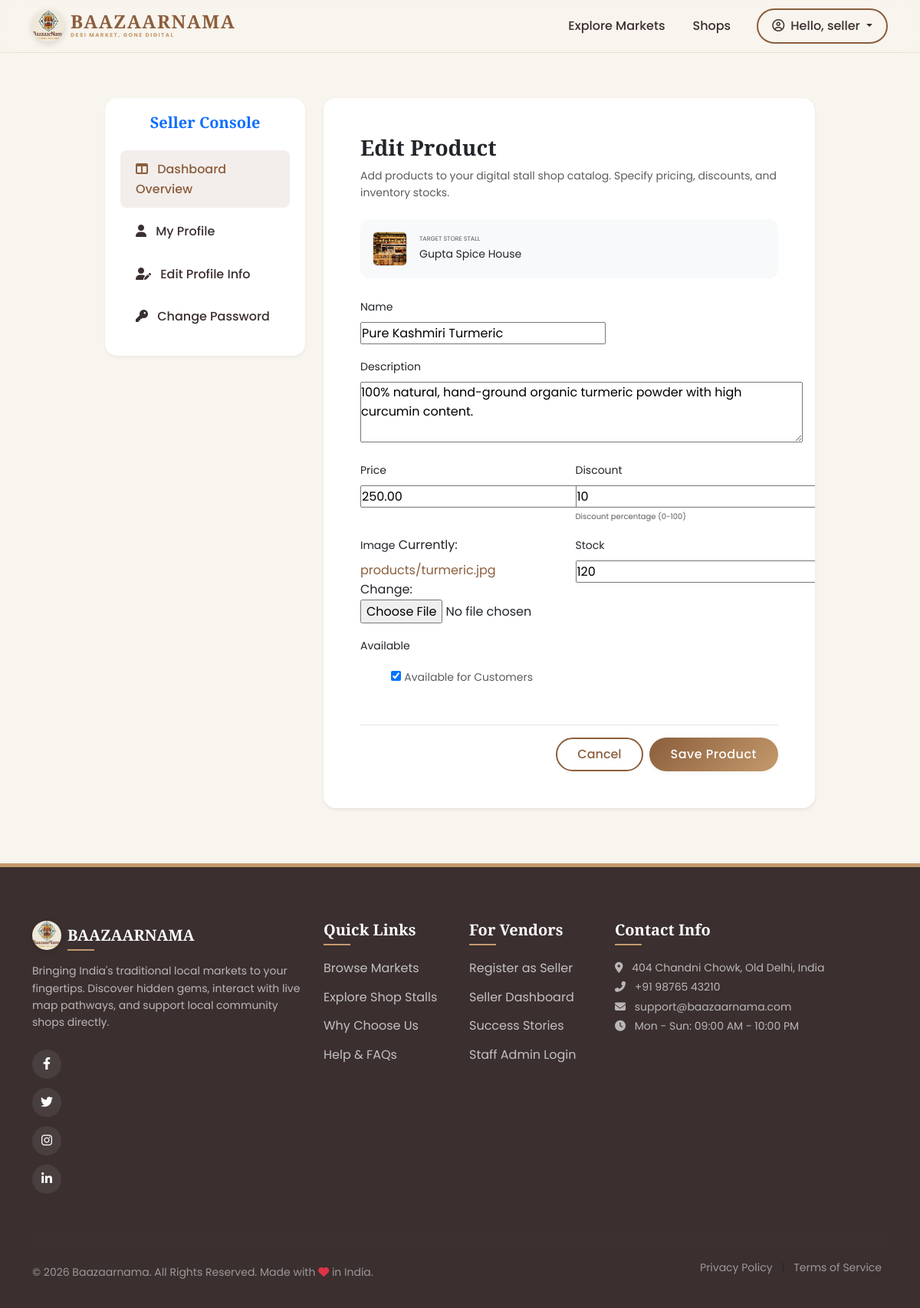
Screenshot of /product/1/edit/ (signed in) with the database file from the repository.
### bazaar/models.py (models this page shows, shortened)
class Shop(models.Model):
    name = models.CharField(max_length=100)
    owner = models.ForeignKey(User, on_delete=models.CASCADE, related_name='shops')
    market = models.ForeignKey(Market, on_delete=models.CASCADE, related_name='shops')
    category = models.ForeignKey(Category, on_delete=models.SET_NULL, null=True, related_name='shops')
    description = models.TextField(blank=True)
    phone = models.CharField(max_length=15, blank=True)
    email = models.EmailField(blank=True)
    address = models.TextField(blank=True)
    opening_time = models.TimeField(null=True, blank=True)
    closing_time = models.TimeField(null=True, blank=True)
    google_map_link = models.URLField(max_length=500, blank=True)
    shop_image = models.ImageField(upload_to='shops/', default='shops/default.jpg')
    verified_shop = models.BooleanField(default=False)
    map_x = models.IntegerField(default=1, help_text="Virtual map horizontal coordinate (1-10)")
    map_y = models.IntegerField(default=1, help_text="Virtual map vertical coordinate (1-10)")

class Product(models.Model):
    shop = models.ForeignKey(Shop, on_delete=models.CASCADE, related_name='products')
    name = models.CharField(max_length=100)
    description = models.TextField(blank=True)
    price = models.DecimalField(max_digits=10, decimal_places=2)
    discount = models.IntegerField(default=0, help_text="Discount percentage (0-100)")
    image = models.ImageField(upload_to='products/', default='products/default.jpg')
    stock = models.IntegerField(default=0)
    available = models.BooleanField(default=True)

### bazaar/views.py (the view)
# urls.py: path('product/<int:pk>/edit/', views.edit_product, name='edit_product'),
@login_required
def edit_product(request, pk):
    product = get_object_or_404(Product, pk=pk, shop__owner=request.user)
    if request.method == 'POST':
        form = ProductForm(request.POST, request.FILES, instance=product)
        if form.is_valid():
            form.save()
            messages.success(request, "Product updated successfully!")
            return redirect('users:dashboard_seller')
    else:
        form = ProductForm(instance=product)
    return render(request, 'bazaar/add_product.html', {'form': form, 'shop': product.shop, 'title': 'Edit Product', 'product': product})

### bazaar/forms.py
class ProductForm(forms.ModelForm):
    class Meta:
        model = Product
        fields = ['name', 'description', 'price', 'discount', 'image', 'stock', 'available']
        widgets = {
            'description': forms.Textarea(attrs={'rows': 3}),
        }

### templates/bazaar/add_product.html (shortened to what this page needs)
{% extends 'base.html' %}
{% load static %}
{% block content %}
<div class="container my-5">
    <div class="row justify-content-center">
        <div class="col-lg-3 col-md-4 mb-4">
            <div class="dashboard-sidebar">
                <h5 class="font-weight-bold mb-4 text-center text-primary">Seller Console</h5>
                <div class="list-group">
                    <a href="{% url 'users:dashboard' %}" class="list-group-item list-group-item-action active">
                        <i class="fas fa-columns me-2"></i> Dashboard Overview
                    </a>
                    <a href="{% url 'users:profile' %}" class="list-group-item list-group-item-action">
                        <i class="fas fa-user me-2"></i> My Profile
                    </a>
                    <a href="{% url 'users:profile_edit' %}" class="list-group-item list-group-item-action">
                        <i class="fas fa-user-edit me-2"></i> Edit Profile Info
                    </a>
                    <a href="{% url 'users:password_change' %}" class="list-group-item list-group-item-action">
                        <i class="fas fa-key me-2"></i> Change Password
                    </a>
                </div>
            </div>
        </div>
        <div class="col-lg-7 col-md-8 mb-4">
            <div class="card premium-card border-0 shadow-sm" style="background-color: #fff;">
                <div class="card-body-custom p-5">
                    <h3 class="font-weight-bold text-dark mb-2 text-center text-sm-start">{{ title }}</h3>
                    <p class="text-muted small mb-4">Add products to your digital stall shop catalog. Specify pricing, discounts, and inventory stocks.</p>
                    <div class="bg-light p-3 rounded mb-4 d-flex align-items-center" style="border-radius:12px !important;">
                        <img src="{{ shop.shop_image.url }}" class="rounded me-3 border" style="width:45px; height:45px; object-fit:cover;">
                        <div>
                            <small class="text-muted text-uppercase d-block font-weight-bold" style="font-size:8px;">Target Store Stall</small>
                            <span class="small font-weight-bold text-dark">{{ shop.name }}</span>
                        </div>
                    </div>
                    <form method="post" enctype="multipart/form-data" class="mt-4">
                        <div class="row g-3">
                            {% for field in form %}
                            <div class="{% if field.name in 'description' %}col-12{% else %}col-sm-6{% endif %}">
                                <label for="{{ field.id_for_label }}" class="form-label font-weight-medium small text-dark">{{ field.label }}</label>
                                {% if field.name == 'available' %}
                                    <div class="form-check form-switch mt-2">
                                        {{ field }}
                                        <label class="form-check-label text-muted small" for="{{ field.id_for_label }}">Available for Customers</label>
                                    </div>
                                {% else %}
                                    {{ field }}
                                {% endif %}
                                {% if field.help_text %}
                                <div class="form-text text-muted" style="font-size: 10px;">{{ field.help_text|safe }}</div>
                                {% endif %}
                            </div>
                            {% endfor %}
                        </div>
                        <div class="d-flex justify-content-end gap-2 mt-5 pt-3 border-top">
                            <a href="{% url 'users:dashboard_seller' %}" class="btn btn-premium-outline">Cancel</a>
                            <button type="submit" class="btn btn-premium text-white">Save Product</button>
                        </div>
                    </form>
                </div>
            </div>
        </div>
    </div>
</div>
{% endblock %}

### templates/navbar.html (shortened to what this page needs)
{% load static %}
<nav class="navbar navbar-expand-lg navbar-custom fixed-top {% if request.path == '/' %}navbar-transparent{% endif %}">
    <div class="container">
        <a class="navbar-brand d-flex align-items-center" href="{% url 'bazaar:home' %}">
            <img src="{% static 'images/logo.png' %}" alt="Baazaarnama Logo" class="me-2" style="width: 42px; height: 42px; border-radius: 50%; filter: drop-shadow(0px 2px 4px rgba(0,0,0,0.15));">
            <div class="d-flex flex-column align-items-start">
                <span class="brand-font fs-4 mb-0 text-uppercase" style="font-weight: 900; line-height: 1.0;">BaazaarNama</span>
                <span class="text-uppercase" style="font-size: 7px; font-weight: 700; letter-spacing: 1.5px; color: var(--accent);">Desi Market, Gone Digital</span>
            </div>
        </a>
        <div class="collapse navbar-collapse" id="navbarContent">
            <ul class="navbar-nav ms-auto mb-2 mb-lg-0 align-items-center">
                <li class="nav-item">
                    <a class="nav-link {% if 'markets' in request.path %}active{% endif %}" href="{% url 'bazaar:market_list' %}">Explore Markets</a>
                </li>
                <li class="nav-item">
                    <a class="nav-link {% if 'shops' in request.path %}active{% endif %}" href="{% url 'bazaar:shop_list' %}">Shops</a>
                </li>
                {% if user.is_authenticated %}
                <li class="nav-item dropdown ms-lg-3">
                    <a class="nav-link dropdown-toggle btn-premium-outline px-3 py-1 text-center" href="#" id="profileDropdown" role="button" data-bs-toggle="dropdown" aria-expanded="false">
                        <i class="far fa-user-circle me-1"></i> Hello, {{ user.username }}
                    </a>
                </li>
                {% endif %}
            </ul>
        </div>
    </div>
</nav>

### static/css/styles.css (style rules this page uses)
:root { --primary: #8B5E3C; --primary-rgb: 139, 94, 60; --secondary: #D8C3A5; --secondary-rgb: 216, 195, 165; --bg-light: #F8F4EE; --text-dark: #3B2F2F; --accent: #C49A6C; --accent-rgb: 196, 154, 108; --gold: #D4AF37; --success: #2E7D32; --danger: #C62828; --transition: all 0.3s cubic-bezier(0.25, 0.8, 0.25, 1); --shadow-sm: 0 2px 4px rgba(59, 47, 47, 0.05); --shadow-md: 0 8px 16px rgba(59, 47, 47, 0.08); --shadow-lg: 0 16px 32px rgba(59, 47, 47, 0.12); }
* { margin: 0; padding: 0; box-sizing: border-box; }
body { font-family: 'Poppins', sans-serif; background-color: var(--bg-light); color: var(--text-dark); line-height: 1.6; overflow-x: hidden; }
h1, h2, h3, h4, h5, h6, .brand-font { font-family: 'Playfair Display', serif; font-weight: 700; }
a { color: var(--primary); text-decoration: none; transition: var(--transition); }
.btn-premium { background: linear-gradient(135deg, var(--primary), var(--accent)); color: #fff !important; border: none; border-radius: 50px; padding: 10px 28px; font-weight: 500; letter-spacing: 0.5px; box-shadow: var(--shadow-sm); transition: var(--transition); }
.btn-premium-outline { background: transparent; color: var(--primary) !important; border: 2px solid var(--primary); border-radius: 50px; padding: 8px 26px; font-weight: 500; transition: var(--transition); }
.navbar-custom { background-color: rgba(248, 244, 238, 0.95); backdrop-filter: blur(10px); border-bottom: 1px solid rgba(216, 195, 165, 0.4); transition: var(--transition); z-index: 1050; }
.navbar-custom .nav-link { color: var(--text-dark) !important; font-weight: 500; padding: 8px 18px !important; transition: var(--transition); }
.navbar-brand { font-weight: 900; letter-spacing: 1.5px; color: var(--primary) !important; font-size: 1.5rem; }
.premium-card { background-color: #fff; border: 1px solid rgba(216, 195, 165, 0.35); border-radius: 16px; overflow: hidden; box-shadow: var(--shadow-sm); transition: var(--transition); }
.card-body-custom { padding: 24px; }
.dashboard-sidebar { background-color: #fff; border-radius: 16px; padding: 20px; box-shadow: var(--shadow-sm); }
.dashboard-sidebar .list-group-item { border: none; border-radius: 8px; margin-bottom: 6px; padding: 12px 20px; color: var(--text-dark); font-weight: 500; transition: var(--transition); }
.dashboard-sidebar .list-group-item:hover, .dashboard-sidebar .list-group-item.active { background-color: rgba(139, 94, 60, 0.1); color: var(--primary); }

### rows the page displays
Shop: shop_image (picture), name "Gupta Spice House"
Product: form "Pure Kashmiri Turmeric" "100% natural, hand-ground organic turmeric powder with high curcumin content." "250.00" "10" "120", form "☑"

### other values shown
{{ user.username }} "seller"
{{ title }} "Edit Product"
{{ field.label }} "Name" "Description" "Price" "Discount" "Image" "Stock" "Available"
{{ field.help_text|safe }} "Discount percentage (0-100)"
